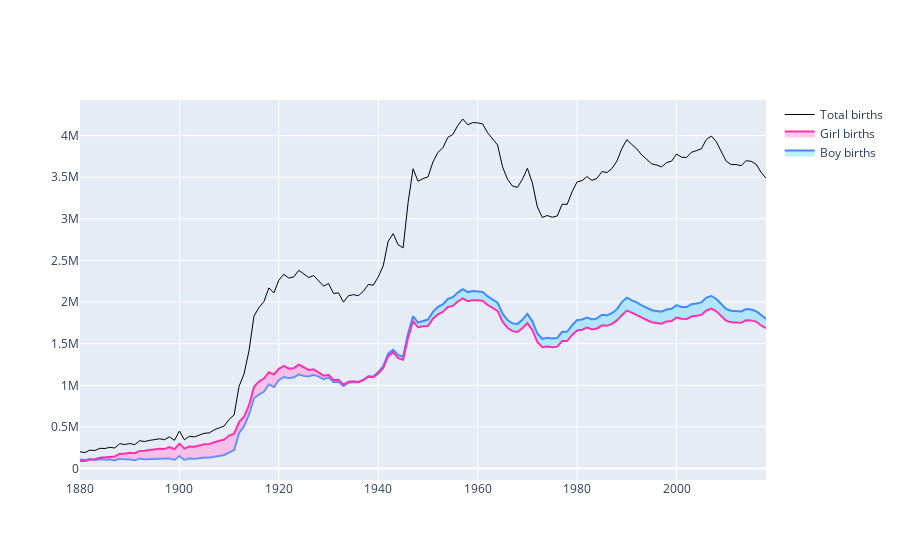

This figure's notebook cell:
### Code cell
"""
Question 3. Can you observe the trends in the number of births over all years? Are these trends different between girls and boys? Provide relevant charts.
"""
births_by_year = df[["sex", "count", "year"]].groupby(
    ["year", "sex"], as_index=False).sum()

boys_by_year = births_by_year[births_by_year.sex == "M"][[
    "year", "count"]].reset_index(drop=True).sort_index()
girls_by_year = births_by_year[births_by_year.sex == "F"][[
    "year", "count"]].reset_index(drop=True).sort_index()

total_by_year = boys_by_year + girls_by_year
total_by_year["year"] //= 2

min_values_dict = {"year": [], "count": []}
for i in range(len(boys_by_year)):
    min_value = min(boys_by_year.iloc[i]["count"],
                    girls_by_year.iloc[i]["count"])
    min_values_dict["year"].append(boys_by_year.iloc[i].year)
    min_values_dict["count"].append(min_value)
min_values_by_year = pd.DataFrame(min_values_dict)

fig = go.Figure()
fig.add_trace(go.Scatter(x=min_values_by_year.year, y=min_values_by_year["count"], line=dict(
    color="rgba(0,0,0,0)"), showlegend=False))
fig.add_trace(go.Scatter(x=boys_by_year.year, y=boys_by_year["count"], line=dict(color="#408cff", width=2),
                         name="Boy births", fill="tonexty", fillcolor="rgba(124, 224, 255, 0.5)"))
fig.add_trace(go.Scatter(x=min_values_by_year.year, y=min_values_by_year["count"], line=dict(
    color="rgba(0,0,0,0)"), showlegend=False))
fig.add_trace(go.Scatter(x=girls_by_year.year, y=girls_by_year["count"], line=dict(color="#ff32ad", width=2),
                         name="Girl births", fill="tonexty", fillcolor="rgba(255, 150, 222, 0.5)"))
fig.add_trace(go.Scatter(x=total_by_year.year, y=total_by_year["count"], line=dict(
    color="black", width=1), name="Total births"))
fig.show()

### Figure 1 — Plotly figure (JSON) as saved in the notebook; plotly's stock layout.template omitted (floating-point values rounded to 4 significant figures; data arrays with more than 128 entries replaced by an {"elided": "..."} marker saying what was removed)
{"data": [{"line": {"color": "rgba(0,0,0,0)"}, "showlegend": false, "type": "scatter", "x": {"elided": "139 int values"}, "y": {"elided": "139 int values"}}, {"fill": "tonexty", "fillcolor": "rgba(124, 224, 255, 0.5)", "line": {"color": "#408cff", "width": 2}, "name": "Boy births", "type": "scatter", "x": {"elided": "139 int values"}, "y": {"elided": "139 int values"}}, {"line": {"color": "rgba(0,0,0,0)"}, "showlegend": false, "type": "scatter", "x": {"elided": "139 int values"}, "y": {"elided": "139 int values"}}, {"fill": "tonexty", "fillcolor": "rgba(255, 150, 222, 0.5)", "line": {"color": "#ff32ad", "width": 2}, "name": "Girl births", "type": "scatter", "x": {"elided": "139 int values"}, "y": {"elided": "139 int values"}}, {"line": {"color": "black", "width": 1}, "name": "Total births", "type": "scatter", "x": {"elided": "139 int values"}, "y": {"elided": "139 int values"}}], "layout": {}}
